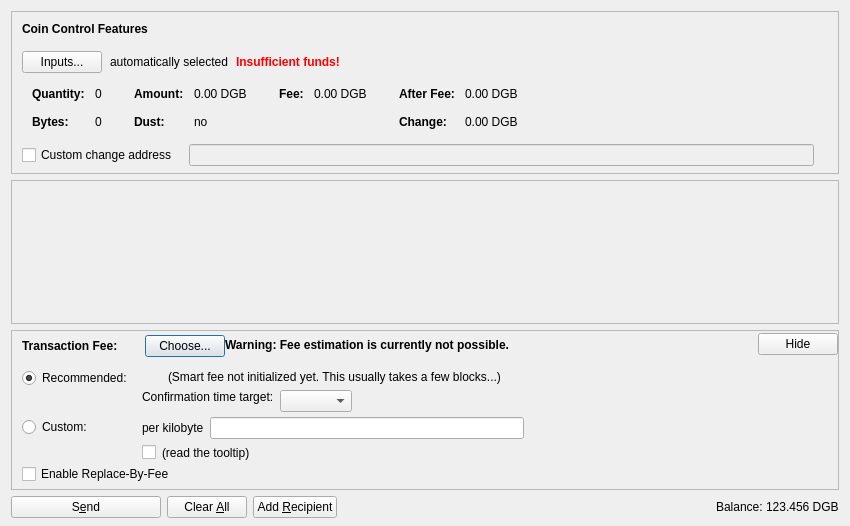
<?xml version="1.0" encoding="UTF-8"?>
<ui version="4.0">
 <class>SendCoinsDialog</class>
 <widget class="QDialog" name="SendCoinsDialog">
  <property name="geometry">
   <rect>
    <x>0</x>
    <y>0</y>
    <width>850</width>
    <height>526</height>
   </rect>
  </property>
  <property name="windowTitle">
   <string>Send Coins</string>
  </property>
  <layout class="QVBoxLayout" name="verticalLayout" stretch="0,1,0,0">
   <property name="bottomMargin">
    <number>8</number>
   </property>
   <item>
    <widget class="QFrame" name="frameCoinControl">
     <property name="sizePolicy">
      <sizepolicy hsizetype="Expanding" vsizetype="Expanding">
       <horstretch>0</horstretch>
       <verstretch>0</verstretch>
      </sizepolicy>
     </property>
     <property name="maximumSize">
      <size>
       <width>16777215</width>
       <height>16777215</height>
      </size>
     </property>
     <property name="frameShape">
      <enum>QFrame::StyledPanel</enum>
     </property>
     <property name="frameShadow">
      <enum>QFrame::Sunken</enum>
     </property>
     <layout class="QVBoxLayout" name="verticalLayoutCoinControl2">
      <property name="spacing">
       <number>0</number>
      </property>
      <property name="leftMargin">
       <number>0</number>
      </property>
      <property name="topMargin">
       <number>0</number>
      </property>
      <property name="rightMargin">
       <number>0</number>
      </property>
      <property name="bottomMargin">
       <number>6</number>
      </property>
      <item>
       <layout class="QVBoxLayout" name="verticalLayoutCoinControl" stretch="0,0,0,0,1">
        <property name="spacing">
         <number>0</number>
        </property>
        <property name="leftMargin">
         <number>10</number>
        </property>
        <property name="topMargin">
         <number>10</number>
        </property>
        <item>
         <layout class="QHBoxLayout" name="horizontalLayoutCoinControl1">
          <property name="bottomMargin">
           <number>15</number>
          </property>
          <item>
           <widget class="QLabel" name="labelCoinControlFeatures">
            <property name="sizePolicy">
             <sizepolicy hsizetype="Preferred" vsizetype="Maximum">
              <horstretch>0</horstretch>
              <verstretch>0</verstretch>
             </sizepolicy>
            </property>
            <property name="font">
             <font>
              <weight>75</weight>
              <bold>true</bold>
             </font>
            </property>
            <property name="styleSheet">
             <string notr="true">font-weight:bold;</string>
            </property>
            <property name="text">
             <string>Coin Control Features</string>
            </property>
           </widget>
          </item>
         </layout>
        </item>
        <item>
         <layout class="QHBoxLayout" name="horizontalLayoutCoinControl2" stretch="0,0,0,0">
          <property name="spacing">
           <number>8</number>
          </property>
          <property name="bottomMargin">
           <number>10</number>
          </property>
          <item>
           <widget class="QPushButton" name="pushButtonCoinControl">
            <property name="styleSheet">
             <string notr="true"/>
            </property>
            <property name="text">
             <string>Inputs...</string>
            </property>
            <property name="autoDefault">
             <bool>false</bool>
            </property>
           </widget>
          </item>
          <item>
           <widget class="QLabel" name="labelCoinControlAutomaticallySelected">
            <property name="text">
             <string>automatically selected</string>
            </property>
            <property name="margin">
             <number>5</number>
            </property>
           </widget>
          </item>
          <item>
           <widget class="QLabel" name="labelCoinControlInsuffFunds">
            <property name="font">
             <font>
              <weight>75</weight>
              <bold>true</bold>
             </font>
            </property>
            <property name="styleSheet">
             <string notr="true">color:red;font-weight:bold;</string>
            </property>
            <property name="text">
             <string>Insufficient funds!</string>
            </property>
            <property name="margin">
             <number>5</number>
            </property>
           </widget>
          </item>
          <item>
           <spacer name="horizontalSpacerCoinControl">
            <property name="orientation">
             <enum>Qt::Horizontal</enum>
            </property>
            <property name="sizeHint" stdset="0">
             <size>
              <width>40</width>
              <height>1</height>
             </size>
            </property>
           </spacer>
          </item>
         </layout>
        </item>
        <item>
         <widget class="QWidget" name="widgetCoinControl" native="true">
          <property name="sizePolicy">
           <sizepolicy hsizetype="Preferred" vsizetype="Preferred">
            <horstretch>0</horstretch>
            <verstretch>0</verstretch>
           </sizepolicy>
          </property>
          <property name="minimumSize">
           <size>
            <width>0</width>
            <height>0</height>
           </size>
          </property>
          <property name="styleSheet">
           <string notr="true"/>
          </property>
          <layout class="QHBoxLayout" name="horizontalLayoutCoinControl5">
           <property name="leftMargin">
            <number>0</number>
           </property>
           <property name="topMargin">
            <number>0</number>
           </property>
           <property name="rightMargin">
            <number>0</number>
           </property>
           <property name="bottomMargin">
            <number>0</number>
           </property>
           <item>
            <layout class="QHBoxLayout" name="horizontalLayoutCoinControl3" stretch="0,0,0,1">
             <property name="spacing">
              <number>20</number>
             </property>
             <property name="topMargin">
              <number>0</number>
             </property>
             <property name="bottomMargin">
              <number>10</number>
             </property>
             <item>
              <layout class="QFormLayout" name="formLayoutCoinControl1">
               <property name="horizontalSpacing">
                <number>10</number>
               </property>
               <property name="verticalSpacing">
                <number>14</number>
               </property>
               <property name="leftMargin">
                <number>10</number>
               </property>
               <property name="topMargin">
                <number>4</number>
               </property>
               <property name="rightMargin">
                <number>6</number>
               </property>
               <item row="0" column="0">
                <widget class="QLabel" name="labelCoinControlQuantityText">
                 <property name="font">
                  <font>
                   <weight>75</weight>
                   <bold>true</bold>
                  </font>
                 </property>
                 <property name="text">
                  <string>Quantity:</string>
                 </property>
                 <property name="margin">
                  <number>0</number>
                 </property>
                </widget>
               </item>
               <item row="0" column="1">
                <widget class="QLabel" name="labelCoinControlQuantity">
                 <property name="cursor">
                  <cursorShape>IBeamCursor</cursorShape>
                 </property>
                 <property name="contextMenuPolicy">
                  <enum>Qt::ActionsContextMenu</enum>
                 </property>
                 <property name="text">
                  <string notr="true">0</string>
                 </property>
                 <property name="margin">
                  <number>0</number>
                 </property>
                 <property name="textInteractionFlags">
                  <set>Qt::LinksAccessibleByMouse|Qt::TextSelectableByKeyboard|Qt::TextSelectableByMouse</set>
                 </property>
                </widget>
               </item>
               <item row="1" column="0">
                <widget class="QLabel" name="labelCoinControlBytesText">
                 <property name="font">
                  <font>
                   <weight>75</weight>
                   <bold>true</bold>
                  </font>
                 </property>
                 <property name="text">
                  <string>Bytes:</string>
                 </property>
                </widget>
               </item>
               <item row="1" column="1">
                <widget class="QLabel" name="labelCoinControlBytes">
                 <property name="cursor">
                  <cursorShape>IBeamCursor</cursorShape>
                 </property>
                 <property name="contextMenuPolicy">
                  <enum>Qt::ActionsContextMenu</enum>
                 </property>
                 <property name="text">
                  <string notr="true">0</string>
                 </property>
                 <property name="textInteractionFlags">
                  <set>Qt::LinksAccessibleByMouse|Qt::TextSelectableByKeyboard|Qt::TextSelectableByMouse</set>
                 </property>
                </widget>
               </item>
              </layout>
             </item>
             <item>
              <layout class="QFormLayout" name="formLayoutCoinControl2">
               <property name="horizontalSpacing">
                <number>10</number>
               </property>
               <property name="verticalSpacing">
                <number>14</number>
               </property>
               <property name="leftMargin">
                <number>6</number>
               </property>
               <property name="topMargin">
                <number>4</number>
               </property>
               <property name="rightMargin">
                <number>6</number>
               </property>
               <item row="0" column="0">
                <widget class="QLabel" name="labelCoinControlAmountText">
                 <property name="font">
                  <font>
                   <weight>75</weight>
                   <bold>true</bold>
                  </font>
                 </property>
                 <property name="text">
                  <string>Amount:</string>
                 </property>
                 <property name="margin">
                  <number>0</number>
                 </property>
                </widget>
               </item>
               <item row="0" column="1">
                <widget class="QLabel" name="labelCoinControlAmount">
                 <property name="cursor">
                  <cursorShape>IBeamCursor</cursorShape>
                 </property>
                 <property name="contextMenuPolicy">
                  <enum>Qt::ActionsContextMenu</enum>
                 </property>
                 <property name="text">
                  <string notr="true">0.00 DGB</string>
                 </property>
                 <property name="textInteractionFlags">
                  <set>Qt::LinksAccessibleByMouse|Qt::TextSelectableByKeyboard|Qt::TextSelectableByMouse</set>
                 </property>
                </widget>
               </item>
               <item row="1" column="0">
                <widget class="QLabel" name="labelCoinControlLowOutputText">
                 <property name="font">
                  <font>
                   <weight>75</weight>
                   <bold>true</bold>
                  </font>
                 </property>
                 <property name="text">
                  <string>Dust:</string>
                 </property>
                </widget>
               </item>
               <item row="1" column="1">
                <widget class="QLabel" name="labelCoinControlLowOutput">
                 <property name="cursor">
                  <cursorShape>IBeamCursor</cursorShape>
                 </property>
                 <property name="contextMenuPolicy">
                  <enum>Qt::ActionsContextMenu</enum>
                 </property>
                 <property name="text">
                  <string notr="true">no</string>
                 </property>
                 <property name="textInteractionFlags">
                  <set>Qt::LinksAccessibleByMouse|Qt::TextSelectableByKeyboard|Qt::TextSelectableByMouse</set>
                 </property>
                </widget>
               </item>
              </layout>
             </item>
             <item>
              <layout class="QFormLayout" name="formLayoutCoinControl3">
               <property name="horizontalSpacing">
                <number>10</number>
               </property>
               <property name="verticalSpacing">
                <number>14</number>
               </property>
               <property name="leftMargin">
                <number>6</number>
               </property>
               <property name="topMargin">
                <number>4</number>
               </property>
               <property name="rightMargin">
                <number>6</number>
               </property>
               <item row="0" column="0">
                <widget class="QLabel" name="labelCoinControlFeeText">
                 <property name="font">
                  <font>
                   <weight>75</weight>
                   <bold>true</bold>
                  </font>
                 </property>
                 <property name="text">
                  <string>Fee:</string>
                 </property>
                 <property name="margin">
                  <number>0</number>
                 </property>
                </widget>
               </item>
               <item row="0" column="1">
                <widget class="QLabel" name="labelCoinControlFee">
                 <property name="cursor">
                  <cursorShape>IBeamCursor</cursorShape>
                 </property>
                 <property name="contextMenuPolicy">
                  <enum>Qt::ActionsContextMenu</enum>
                 </property>
                 <property name="text">
                  <string notr="true">0.00 DGB</string>
                 </property>
                 <property name="textInteractionFlags">
                  <set>Qt::LinksAccessibleByMouse|Qt::TextSelectableByKeyboard|Qt::TextSelectableByMouse</set>
                 </property>
                </widget>
               </item>
              </layout>
             </item>
             <item>
              <layout class="QFormLayout" name="formLayoutCoinControl4">
               <property name="horizontalSpacing">
                <number>10</number>
               </property>
               <property name="verticalSpacing">
                <number>14</number>
               </property>
               <property name="leftMargin">
                <number>6</number>
               </property>
               <property name="topMargin">
                <number>4</number>
               </property>
               <property name="rightMargin">
                <number>6</number>
               </property>
               <item row="0" column="0">
                <widget class="QLabel" name="labelCoinControlAfterFeeText">
                 <property name="font">
                  <font>
                   <weight>75</weight>
                   <bold>true</bold>
                  </font>
                 </property>
                 <property name="text">
                  <string>After Fee:</string>
                 </property>
                 <property name="margin">
                  <number>0</number>
                 </property>
                </widget>
               </item>
               <item row="0" column="1">
                <widget class="QLabel" name="labelCoinControlAfterFee">
                 <property name="cursor">
                  <cursorShape>IBeamCursor</cursorShape>
                 </property>
                 <property name="contextMenuPolicy">
                  <enum>Qt::ActionsContextMenu</enum>
                 </property>
                 <property name="text">
                  <string notr="true">0.00 DGB</string>
                 </property>
                 <property name="textInteractionFlags">
                  <set>Qt::LinksAccessibleByMouse|Qt::TextSelectableByKeyboard|Qt::TextSelectableByMouse</set>
                 </property>
                </widget>
               </item>
               <item row="1" column="0">
                <widget class="QLabel" name="labelCoinControlChangeText">
                 <property name="font">
                  <font>
                   <weight>75</weight>
                   <bold>true</bold>
                  </font>
                 </property>
                 <property name="text">
                  <string>Change:</string>
                 </property>
                </widget>
               </item>
               <item row="1" column="1">
                <widget class="QLabel" name="labelCoinControlChange">
                 <property name="cursor">
                  <cursorShape>IBeamCursor</cursorShape>
                 </property>
                 <property name="contextMenuPolicy">
                  <enum>Qt::ActionsContextMenu</enum>
                 </property>
                 <property name="text">
                  <string notr="true">0.00 DGB</string>
                 </property>
                 <property name="textInteractionFlags">
                  <set>Qt::LinksAccessibleByMouse|Qt::TextSelectableByKeyboard|Qt::TextSelectableByMouse</set>
                 </property>
                </widget>
               </item>
              </layout>
             </item>
            </layout>
           </item>
          </layout>
         </widget>
        </item>
        <item>
         <layout class="QHBoxLayout" name="horizontalLayoutCoinControl4" stretch="0,0,0">
          <property name="spacing">
           <number>12</number>
          </property>
          <property name="sizeConstraint">
           <enum>QLayout::SetDefaultConstraint</enum>
          </property>
          <property name="topMargin">
           <number>5</number>
          </property>
          <property name="rightMargin">
           <number>5</number>
          </property>
          <item>
           <widget class="QCheckBox" name="checkBoxCoinControlChange">
            <property name="toolTip">
             <string>If this is activated, but the change address is empty or invalid, change will be sent to a newly generated address.</string>
            </property>
            <property name="text">
             <string>Custom change address</string>
            </property>
           </widget>
          </item>
          <item>
           <widget class="QValidatedLineEdit" name="lineEditCoinControlChange">
            <property name="enabled">
             <bool>false</bool>
            </property>
            <property name="sizePolicy">
             <sizepolicy hsizetype="Expanding" vsizetype="Fixed">
              <horstretch>0</horstretch>
              <verstretch>0</verstretch>
             </sizepolicy>
            </property>
           </widget>
          </item>
          <item>
           <widget class="QLabel" name="labelCoinControlChangeLabel">
            <property name="sizePolicy">
             <sizepolicy hsizetype="Preferred" vsizetype="Expanding">
              <horstretch>0</horstretch>
              <verstretch>0</verstretch>
             </sizepolicy>
            </property>
            <property name="minimumSize">
             <size>
              <width>0</width>
              <height>0</height>
             </size>
            </property>
            <property name="text">
             <string/>
            </property>
            <property name="margin">
             <number>3</number>
            </property>
           </widget>
          </item>
         </layout>
        </item>
        <item>
         <spacer name="verticalSpacerCoinControl">
          <property name="orientation">
           <enum>Qt::Vertical</enum>
          </property>
          <property name="sizeHint" stdset="0">
           <size>
            <width>800</width>
            <height>1</height>
           </size>
          </property>
         </spacer>
        </item>
       </layout>
      </item>
     </layout>
    </widget>
   </item>
   <item>
    <widget class="QScrollArea" name="scrollArea">
     <property name="widgetResizable">
      <bool>true</bool>
     </property>
     <widget class="QWidget" name="scrollAreaWidgetContents">
      <property name="geometry">
       <rect>
        <x>0</x>
        <y>0</y>
        <width>830</width>
        <height>104</height>
       </rect>
      </property>
      <layout class="QVBoxLayout" name="verticalLayout_2" stretch="0,1">
       <property name="leftMargin">
        <number>0</number>
       </property>
       <property name="topMargin">
        <number>0</number>
       </property>
       <property name="rightMargin">
        <number>0</number>
       </property>
       <property name="bottomMargin">
        <number>0</number>
       </property>
       <item>
        <layout class="QVBoxLayout" name="entries">
         <property name="spacing">
          <number>6</number>
         </property>
        </layout>
       </item>
       <item>
        <spacer name="verticalSpacer">
         <property name="orientation">
          <enum>Qt::Vertical</enum>
         </property>
         <property name="sizeHint" stdset="0">
          <size>
           <width>20</width>
           <height>40</height>
          </size>
         </property>
        </spacer>
       </item>
      </layout>
     </widget>
    </widget>
   </item>
   <item>
    <widget class="QFrame" name="frameFee">
     <property name="sizePolicy">
      <sizepolicy hsizetype="Expanding" vsizetype="Expanding">
       <horstretch>0</horstretch>
       <verstretch>0</verstretch>
      </sizepolicy>
     </property>
     <property name="maximumSize">
      <size>
       <width>16777215</width>
       <height>16777215</height>
      </size>
     </property>
     <property name="frameShape">
      <enum>QFrame::StyledPanel</enum>
     </property>
     <property name="frameShadow">
      <enum>QFrame::Sunken</enum>
     </property>
     <layout class="QVBoxLayout" name="verticalLayoutFee1">
      <property name="spacing">
       <number>0</number>
      </property>
      <property name="leftMargin">
       <number>0</number>
      </property>
      <property name="topMargin">
       <number>0</number>
      </property>
      <property name="rightMargin">
       <number>0</number>
      </property>
      <property name="bottomMargin">
       <number>0</number>
      </property>
      <item>
       <layout class="QVBoxLayout" name="verticalLayoutFee2" stretch="0,0,0">
        <property name="spacing">
         <number>0</number>
        </property>
        <property name="leftMargin">
         <number>10</number>
        </property>
        <property name="topMargin">
         <number>0</number>
        </property>
        <item>
         <layout class="QHBoxLayout" name="horizontalLayoutFee1">
          <property name="bottomMargin">
           <number>0</number>
          </property>
          <item>
           <layout class="QVBoxLayout" name="verticalLayoutFee7">
            <property name="spacing">
             <number>0</number>
            </property>
            <item>
             <spacer name="verticalSpacerSmartFee">
              <property name="orientation">
               <enum>Qt::Vertical</enum>
              </property>
              <property name="sizeType">
               <enum>QSizePolicy::Fixed</enum>
              </property>
              <property name="sizeHint" stdset="0">
               <size>
                <width>1</width>
                <height>4</height>
               </size>
              </property>
             </spacer>
            </item>
            <item>
             <layout class="QHBoxLayout" name="horizontalLayoutSmartFee">
              <property name="spacing">
               <number>10</number>
              </property>
              <item>
               <widget class="QLabel" name="labelFeeHeadline">
                <property name="sizePolicy">
                 <sizepolicy hsizetype="Preferred" vsizetype="Maximum">
                  <horstretch>0</horstretch>
                  <verstretch>0</verstretch>
                 </sizepolicy>
                </property>
                <property name="font">
                 <font>
                  <weight>75</weight>
                  <bold>true</bold>
                 </font>
                </property>
                <property name="styleSheet">
                 <string notr="true">font-weight:bold;</string>
                </property>
                <property name="text">
                 <string>Transaction Fee:</string>
                </property>
               </widget>
              </item>
              <item>
               <widget class="QLabel" name="labelFeeMinimized">
                <property name="text">
                 <string/>
                </property>
               </widget>
              </item>
              <item>
               <widget class="QPushButton" name="buttonChooseFee">
                <property name="text">
                 <string>Choose...</string>
                </property>
               </widget>
              </item>
             </layout>
            </item>
            <item>
             <spacer name="verticalSpacer_5">
              <property name="orientation">
               <enum>Qt::Vertical</enum>
              </property>
              <property name="sizeHint" stdset="0">
               <size>
                <width>1</width>
                <height>1</height>
               </size>
              </property>
             </spacer>
            </item>
           </layout>
          </item>
          <item>
           <widget class="QLabel" name="fallbackFeeWarningLabel">
            <property name="toolTip">
             <string>Using the fallbackfee can result in sending a transaction that will take several hours or days (or never) to confirm. Consider choosing your fee manually or wait until you have validated the complete chain.</string>
            </property>
            <property name="font">
            <font>
                <weight>75</weight>
                <bold>true</bold>
            </font>
            </property>
            <property name="text">
             <string>Warning: Fee estimation is currently not possible.</string>
            </property>
            <property name="wordWrap">
             <bool>false</bool>
            </property>
           </widget>
          </item>
          <item>
           <spacer name="horizontalSpacer_4">
            <property name="orientation">
             <enum>Qt::Horizontal</enum>
            </property>
            <property name="sizeType">
             <enum>QSizePolicy::MinimumExpanding</enum>
            </property>
            <property name="sizeHint" stdset="0">
             <size>
              <width>40</width>
              <height>20</height>
             </size>
            </property>
           </spacer>
          </item>
          <item>
           <widget class="QPushButton" name="buttonMinimizeFee">
            <property name="toolTip">
             <string>collapse fee-settings</string>
            </property>
            <property name="text">
             <string>Hide</string>
            </property>
           </widget>
          </item>
         </layout>
        </item>
        <item>
         <widget class="QFrame" name="frameFeeSelection">
          <layout class="QVBoxLayout" name="verticalLayoutFee12">
           <property name="spacing">
            <number>0</number>
           </property>
           <property name="leftMargin">
            <number>0</number>
           </property>
           <property name="topMargin">
            <number>0</number>
           </property>
           <property name="rightMargin">
            <number>0</number>
           </property>
           <property name="bottomMargin">
            <number>0</number>
           </property>
           <item>
            <layout class="QGridLayout" name="gridLayoutFee">
             <property name="topMargin">
              <number>10</number>
             </property>
             <property name="bottomMargin">
              <number>4</number>
             </property>
             <property name="horizontalSpacing">
              <number>10</number>
             </property>
             <property name="verticalSpacing">
              <number>4</number>
             </property>
             <item row="1" column="1">
              <layout class="QVBoxLayout" name="verticalLayoutFee8">
               <property name="spacing">
                <number>6</number>
               </property>
               <item>
                <layout class="QHBoxLayout" name="horizontalLayoutFee13">
                 <item>
                  <widget class="QLabel" name="labelCustomPerKilobyte">
                   <property name="toolTip">
                    <string>Specify a custom fee per kB (1,000 bytes) of the transaction's virtual size.

Note:  Since the fee is calculated on a per-byte basis, a fee of "100 satoshis per kB" for a transaction size of 500 bytes (half of 1 kB) would ultimately yield a fee of only 50 satoshis.</string>
                   </property>
                   <property name="text">
                    <string>per kilobyte</string>
                   </property>
                  </widget>
                 </item>
                 <item>
                  <widget class="AuroracoinAmountField" name="customFee"/>
                 </item>
                 <item>
                  <spacer name="horizontalSpacer_6">
                   <property name="orientation">
                    <enum>Qt::Horizontal</enum>
                   </property>
                   <property name="sizeHint" stdset="0">
                    <size>
                     <width>1</width>
                     <height>1</height>
                    </size>
                   </property>
                  </spacer>
                 </item>
                </layout>
               </item>
               <item>
                <layout class="QHBoxLayout" name="horizontalLayoutFee8">
                 <item>
                  <widget class="QCheckBox" name="checkBoxMinimumFee">
                   <property name="toolTip">
                    <string>Paying only the minimum fee is just fine as long as there is less transaction volume than space in the blocks. But be aware that this can end up in a never confirming transaction once there is more demand for auroracoin transactions than the network can process.</string>
                   </property>
                   <property name="text">
                    <string/>
                   </property>
                  </widget>
                 </item>
                 <item>
                  <widget class="QLabel" name="labelMinFeeWarning">
                   <property name="enabled">
                    <bool>true</bool>
                   </property>
                   <property name="toolTip">
                    <string>Paying only the minimum fee is just fine as long as there is less transaction volume than space in the blocks. But be aware that this can end up in a never confirming transaction once there is more demand for auroracoin transactions than the network can process.</string>
                   </property>
                   <property name="text">
                    <string>(read the tooltip)</string>
                   </property>
                   <property name="margin">
                    <number>5</number>
                   </property>
                  </widget>
                 </item>
                 <item>
                  <spacer name="horizontalSpacer_2">
                   <property name="orientation">
                    <enum>Qt::Horizontal</enum>
                   </property>
                   <property name="sizeHint" stdset="0">
                    <size>
                     <width>1</width>
                     <height>1</height>
                    </size>
                   </property>
                  </spacer>
                 </item>
                </layout>
               </item>
              </layout>
             </item>
             <item row="0" column="0">
              <layout class="QVBoxLayout" name="verticalLayoutFee4" stretch="0,1">
               <item>
                <widget class="QRadioButton" name="radioSmartFee">
                 <property name="text">
                  <string>Recommended:</string>
                 </property>
                 <property name="checked">
                  <bool>true</bool>
                 </property>
                 <attribute name="buttonGroup">
                  <string notr="true">groupFee</string>
                 </attribute>
                </widget>
               </item>
               <item>
                <spacer name="verticalSpacer_2">
                 <property name="orientation">
                  <enum>Qt::Vertical</enum>
                 </property>
                 <property name="sizeHint" stdset="0">
                  <size>
                   <width>1</width>
                   <height>1</height>
                  </size>
                 </property>
                </spacer>
               </item>
              </layout>
             </item>
             <item row="1" column="0">
              <layout class="QVBoxLayout" name="verticalLayoutFee9" stretch="0,1">
               <item>
                <widget class="QRadioButton" name="radioCustomFee">
                 <property name="text">
                  <string>Custom:</string>
                 </property>
                 <attribute name="buttonGroup">
                  <string notr="true">groupFee</string>
                 </attribute>
                </widget>
               </item>
               <item>
                <spacer name="verticalSpacer_6">
                 <property name="orientation">
                  <enum>Qt::Vertical</enum>
                 </property>
                 <property name="sizeHint" stdset="0">
                  <size>
                   <width>1</width>
                   <height>1</height>
                  </size>
                 </property>
                </spacer>
               </item>
              </layout>
             </item>
             <item row="0" column="1">
              <layout class="QVBoxLayout" name="verticalLayoutFee3" stretch="0,0,1">
               <property name="spacing">
                <number>6</number>
               </property>
               <property name="topMargin">
                <number>2</number>
               </property>
               <item>
                <layout class="QHBoxLayout" name="horizontalLayoutFee12">
                 <item>
                  <widget class="QLabel" name="labelSmartFee">
                   <property name="text">
                    <string/>
                   </property>
                   <property name="margin">
                    <number>2</number>
                   </property>
                  </widget>
                 </item>
                 <item>
                  <widget class="QLabel" name="labelFeeEstimation">
                   <property name="text">
                    <string/>
                   </property>
                  </widget>
                 </item>
                 <item>
                  <widget class="QLabel" name="labelSmartFee2">
                   <property name="text">
                    <string>(Smart fee not initialized yet. This usually takes a few blocks...)</string>
                   </property>
                   <property name="margin">
                    <number>2</number>
                   </property>
                  </widget>
                 </item>
                 <item>
                  <spacer name="horizontalSpacer_5">
                   <property name="orientation">
                    <enum>Qt::Horizontal</enum>
                   </property>
                   <property name="sizeHint" stdset="0">
                    <size>
                     <width>1</width>
                     <height>1</height>
                    </size>
                   </property>
                  </spacer>
                 </item>
                </layout>
               </item>
               <item>
                <layout class="QHBoxLayout" name="horizontalLayoutFee9">
                 <item>
                  <layout class="QVBoxLayout" name="verticalLayoutFee6">
                   <item>
                    <widget class="QLabel" name="labelSmartFee3">
                     <property name="text">
                      <string>Confirmation time target:</string>
                     </property>
                     <property name="margin">
                      <number>2</number>
                     </property>
                    </widget>
                   </item>
                   <item>
                    <spacer name="verticalSpacer_3">
                     <property name="orientation">
                      <enum>Qt::Vertical</enum>
                     </property>
                     <property name="sizeHint" stdset="0">
                      <size>
                       <width>1</width>
                       <height>1</height>
                      </size>
                     </property>
                    </spacer>
                   </item>
                  </layout>
                 </item>
                 <item>
                  <layout class="QVBoxLayout" name="verticalLayoutFee5">
                   <property name="rightMargin">
                    <number>30</number>
                   </property>
                   <item>
                    <layout class="QHBoxLayout" name="horizontalLayoutConfTarget">
                     <property name="bottomMargin">
                      <number>0</number>
                     </property>
                     <item>
                      <widget class="QComboBox" name="confTargetSelector"/>
                     </item>
                     <item>
                      <spacer name="horizontalSpacerConfTarget">
                       <property name="orientation">
                        <enum>Qt::Horizontal</enum>
                       </property>
                       <property name="sizeHint" stdset="0">
                        <size>
                         <width>40</width>
                         <height>20</height>
                        </size>
                       </property>
                      </spacer>
                     </item>
                    </layout>
                   </item>
                  </layout>
                 </item>
                </layout>
               </item>
               <item>
                <spacer name="verticalSpacer_4">
                 <property name="orientation">
                  <enum>Qt::Vertical</enum>
                 </property>
                 <property name="sizeHint" stdset="0">
                  <size>
                   <width>1</width>
                   <height>1</height>
                  </size>
                 </property>
                </spacer>
               </item>
              </layout>
             </item>
            </layout>
           </item>
           <item>
            <widget class="QCheckBox" name="optInRBF">
             <property name="text">
              <string>Enable Replace-By-Fee</string>
             </property>
             <property name="toolTip">
              <string>With Replace-By-Fee (BIP-125) you can increase a transaction's fee after it is sent. Without this, a higher fee may be recommended to compensate for increased transaction delay risk.</string>
             </property>
            </widget>
           </item>
          </layout>
         </widget>
        </item>
        <item>
         <spacer name="verticalSpacerFee">
          <property name="orientation">
           <enum>Qt::Vertical</enum>
          </property>
          <property name="sizeHint" stdset="0">
           <size>
            <width>40</width>
            <height>5</height>
           </size>
          </property>
         </spacer>
        </item>
       </layout>
      </item>
     </layout>
    </widget>
   </item>
   <item>
    <layout class="QHBoxLayout" name="horizontalLayout">
     <item>
      <widget class="QPushButton" name="sendButton">
       <property name="minimumSize">
        <size>
         <width>150</width>
         <height>0</height>
        </size>
       </property>
       <property name="toolTip">
        <string>Confirm the send action</string>
       </property>
       <property name="text">
        <string>S&amp;end</string>
       </property>
       <property name="icon">
        <iconset resource="../auroracoin.qrc">
         <normaloff>:/icons/send</normaloff>:/icons/send</iconset>
       </property>
       <property name="autoDefault">
        <bool>false</bool>
       </property>
       <property name="default">
        <bool>false</bool>
       </property>
      </widget>
     </item>
     <item>
      <widget class="QPushButton" name="clearButton">
       <property name="sizePolicy">
        <sizepolicy hsizetype="Minimum" vsizetype="Fixed">
         <horstretch>0</horstretch>
         <verstretch>0</verstretch>
        </sizepolicy>
       </property>
       <property name="toolTip">
        <string>Clear all fields of the form.</string>
       </property>
       <property name="text">
        <string>Clear &amp;All</string>
       </property>
       <property name="icon">
        <iconset resource="../auroracoin.qrc">
         <normaloff>:/icons/remove</normaloff>:/icons/remove</iconset>
       </property>
       <property name="autoDefault">
        <bool>false</bool>
       </property>
      </widget>
     </item>
     <item>
      <widget class="QPushButton" name="addButton">
       <property name="toolTip">
        <string>Send to multiple recipients at once</string>
       </property>
       <property name="text">
        <string>Add &amp;Recipient</string>
       </property>
       <property name="icon">
        <iconset resource="../auroracoin.qrc">
         <normaloff>:/icons/add</normaloff>:/icons/add</iconset>
       </property>
       <property name="autoDefault">
        <bool>false</bool>
       </property>
      </widget>
     </item>
     <item>
      <spacer name="horizontalSpacer">
       <property name="orientation">
        <enum>Qt::Horizontal</enum>
       </property>
       <property name="sizeHint" stdset="0">
        <size>
         <width>40</width>
         <height>20</height>
        </size>
       </property>
      </spacer>
     </item>
     <item>
      <layout class="QHBoxLayout" name="horizontalLayout_2">
       <property name="spacing">
        <number>3</number>
       </property>
       <item>
        <widget class="QLabel" name="label">
         <property name="sizePolicy">
          <sizepolicy hsizetype="Preferred" vsizetype="Fixed">
           <horstretch>0</horstretch>
           <verstretch>0</verstretch>
          </sizepolicy>
         </property>
         <property name="text">
          <string>Balance:</string>
         </property>
        </widget>
       </item>
       <item>
        <widget class="QLabel" name="labelBalance">
         <property name="sizePolicy">
          <sizepolicy hsizetype="Preferred" vsizetype="Fixed">
           <horstretch>0</horstretch>
           <verstretch>0</verstretch>
          </sizepolicy>
         </property>
         <property name="cursor">
          <cursorShape>IBeamCursor</cursorShape>
         </property>
         <property name="text">
          <string notr="true">123.456 DGB</string>
         </property>
         <property name="textInteractionFlags">
          <set>Qt::LinksAccessibleByMouse|Qt::TextSelectableByKeyboard|Qt::TextSelectableByMouse</set>
         </property>
        </widget>
       </item>
      </layout>
     </item>
    </layout>
   </item>
  </layout>
 </widget>
 <customwidgets>
  <customwidget>
   <class>QValidatedLineEdit</class>
   <extends>QLineEdit</extends>
   <header>qt/qvalidatedlineedit.h</header>
  </customwidget>
  <customwidget>
   <class>AuroracoinAmountField</class>
   <extends>QLineEdit</extends>
   <header>qt/auroracoinamountfield.h</header>
   <container>1</container>
  </customwidget>
 </customwidgets>
 <resources>
  <include location="../auroracoin.qrc"/>
 </resources>
 <connections/>
 <buttongroups>
  <buttongroup name="groupFee"/>
 </buttongroups>
</ui>
